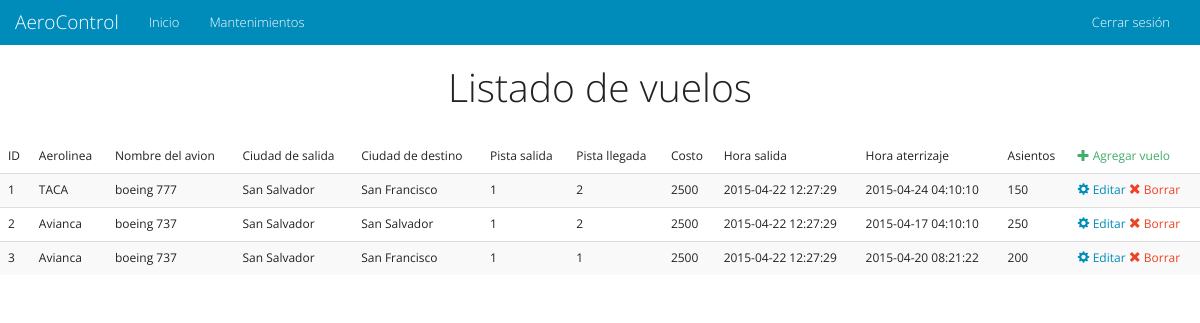
The app's page /es/admin/flights.php, older data.
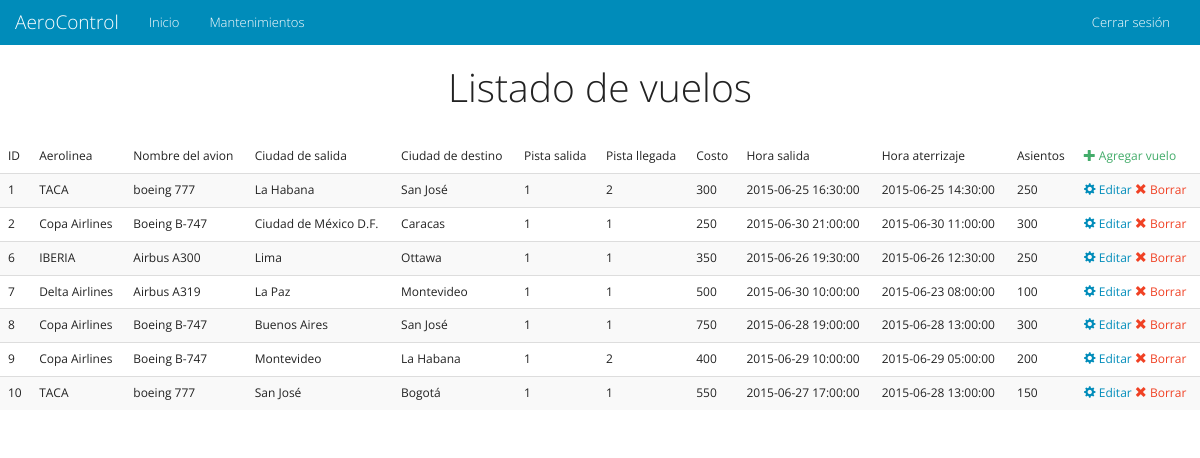
The same page, newer data.
### tables this page shows
CREATE TABLE IF NOT EXISTS `flights` (
  `id` int(11) NOT NULL AUTO_INCREMENT,
  `airline` int(11) NOT NULL,
  `departure_time` datetime NOT NULL,
  `departure_city` int(11) NOT NULL,
  `arrival_time` datetime NOT NULL,
  `arrival_city` int(11) NOT NULL,
  `aircraft` int(11) NOT NULL,
  `departure_runway` int(11) NOT NULL,
  `arrival_runway` int(11) NOT NULL,
  `cost` double NOT NULL,
  `seats` int(4) NOT NULL,
  `description` varchar(500) NOT NULL,
  PRIMARY KEY (`id`),
  KEY `airline` (`airline`),
  KEY `aircraft` (`aircraft`),
  KEY `departure_city` (`departure_city`),
  KEY `arrival_city` (`arrival_city`),
  KEY `aircraft_2` (`aircraft`),
  KEY `departure_runway` (`departure_runway`),
  KEY `arrival_runway` (`arrival_runway`)
);

CREATE TABLE IF NOT EXISTS `airlines` (
  `id` int(11) NOT NULL AUTO_INCREMENT,
  `name` varchar(100) NOT NULL,
  `description` varchar(300) NOT NULL,
  `logo` varchar(100) NOT NULL,
  PRIMARY KEY (`id`)
);

CREATE TABLE IF NOT EXISTS `aircraft` (
  `id` int(11) NOT NULL AUTO_INCREMENT,
  `name` varchar(50) NOT NULL,
  `airline` int(11) NOT NULL,
  `seats` int(11) NOT NULL,
  `type` varchar(50) NOT NULL,
  PRIMARY KEY (`id`),
  KEY `airline` (`airline`)
);

CREATE TABLE IF NOT EXISTS `cities` (
  `id` int(11) NOT NULL AUTO_INCREMENT,
  `city` varchar(50) NOT NULL,
  `state` varchar(50) NOT NULL,
  `zip` int(11) NOT NULL,
  PRIMARY KEY (`id`)
);

### es/admin/flights.php (the view, shortened to what this page needs)
<!DOCTYPE html>
<html lang="en">
<head>
    <link href="../docs/css/bootstrap.css" rel="stylesheet">
    <link href="../docs/css/font-awesome.css" rel="stylesheet">
    <link href="../docs/css/ionicons.css" rel="stylesheet">
</head>
<body>
<div class="container-fluid">
    <div class="row">
    <?php include 'nav.php'; ?>
        <h1 class="text-center">Listado de vuelos</h1>
        <br>
<?php
include "../docs/connect.php";
$query = "SELECT f.id, f.airline, a.name AS airlinename, f.departure_time, f.departure_city, c1.city AS depcity, f.arrival_time, f.arrival_city, c2.city AS arrcity, f.aircraft, ac.name AS aircname, f.departure_runway, f.arrival_runway, f.cost, f.seats, f.description FROM flights f INNER JOIN airlines a ON f.airline = a.id INNER JOIN cities c1 ON f.departure_city = c1.id INNER JOIN cities c2 ON f.arrival_city = c2.id INNER JOIN aircraft ac ON f.aircraft = ac.id ";
$query = $query.'ORDER BY f.id';
$resultado = mysql_query($query, $link);
$total = mysql_num_rows($resultado);
if($total>0)
{
?>
        <table class="table table-striped">
            <thead><tr><td>ID</td><td>Aerolinea</td><td>Nombre del avion</td><td>Ciudad de salida</td><td>Ciudad de destino</td><td>Pista salida</td><td>Pista llegada</td><td>Costo</td><td>Hora salida</td><td>Hora aterrizaje</td><td>Asientos</td><td><a href='addflight.php' class="text-success"><span class='glyphicon glyphicon-plus' aria-hidden='true'></span> Agregar vuelo</a></td></tr></thead><tbody>
<?php
    while($row = mysql_fetch_array($resultado))
	{
        echo "<tr><td>".$row['id']."</td>";
        echo "<td>".$row['airlinename']."</td>";
        echo "<td>".$row['aircname']."</td>";
		echo "<td>".$row['depcity']."</td>";
		echo "<td>".$row['arrcity']."</td>";
		echo "<td>".$row['departure_runway']."</td>";
		echo "<td>".$row['arrival_runway']."</td>";
		echo "<td>".$row['cost']."</td>";
		echo "<td>".$row['departure_time']."</td>";
		echo "<td>".$row['arrival_time']."</td>";
		echo "<td>".$row['seats']."</td>";
        echo "<td><a href='editflight.php?flight=".$row['id']."'><span class='glyphicon glyphicon-cog' aria-hidden='true'></span>  Editar</a> <a href='dropflight.php?flight=".$row['id']."' class='text-danger'><span class='glyphicon glyphicon-remove' aria-hidden='true'></span>  Borrar</a></td></tr> \n";
    }
}
else
{
    echo "<p class='text-danger text-center'>Error: la base de datos esta vacia <a href='addflight.php' class='text-success'>Agregar avion</a></p>";
}
?>
        </tbody></table>
        </div>
</div>
</body>
</html>

Row changes from the older to the newer data that the page shows:
removed flights: id "3", airline.name "Avianca", aircraft.name "boeing 737", departure_city.city "San Salvador", arrival_city.city "San Francisco", departure_runway "1", arrival_runway "1", cost "2500", departure_time "2015-04-22 12:27:29", arrival_time "2015-04-20 08:21:22", seats "200"
changed flights id 1: departure_city.city "San Salvador" → "La Habana"; arrival_city.city "San Francisco" → "San José"; cost "2500" → "300"; departure_time "2015-04-22 12:27:29" → "2015-06-25 16:30:00"; arrival_time "2015-04-24 04:10:10" → "2015-06-25 14:30:00"; seats "150" → "250"
changed flights id 2: airline.name "Avianca" → "Copa Airlines"; aircraft.name "boeing 737" → "Boeing B-747"; departure_city.city "San Salvador" → "Ciudad de México D.F."; arrival_city.city "San Salvador" → "Caracas"; arrival_runway "2" → "1"; cost "2500" → "250"; departure_time "2015-04-22 12:27:29" → "2015-06-30 21:00:00"; arrival_time "2015-04-17 04:10:10" → "2015-06-30 11:00:00"; seats "250" → "300"
added flights: id "6", airline.name "IBERIA", aircraft.name "Airbus A300", departure_city.city "Lima", arrival_city.city "Ottawa", departure_runway "1", arrival_runway "1", cost "350", departure_time "2015-06-26 19:30:00", arrival_time "2015-06-26 12:30:00", seats "250"
added flights: id "7", airline.name "Delta Airlines", aircraft.name "Airbus A319", departure_city.city "La Paz", arrival_city.city "Montevideo", departure_runway "1", arrival_runway "1", cost "500", departure_time "2015-06-30 10:00:00", arrival_time "2015-06-23 08:00:00", seats "100"
added flights: id "8", airline.name "Copa Airlines", aircraft.name "Boeing B-747", departure_city.city "Buenos Aires", arrival_city.city "San José", departure_runway "1", arrival_runway "1", cost "750", departure_time "2015-06-28 19:00:00", arrival_time "2015-06-28 13:00:00", seats "300"
added flights: id "9", airline.name "Copa Airlines", aircraft.name "Boeing B-747", departure_city.city "Montevideo", arrival_city.city "La Habana", departure_runway "1", arrival_runway "2", cost "400", departure_time "2015-06-29 10:00:00", arrival_time "2015-06-29 05:00:00", seats "200"
added flights: id "10", airline.name "TACA", aircraft.name "boeing 777", departure_city.city "San José", arrival_city.city "Bogotá", departure_runway "1", arrival_runway "1", cost "550", departure_time "2015-06-27 17:00:00", arrival_time "2015-06-28 13:00:00", seats "150"
